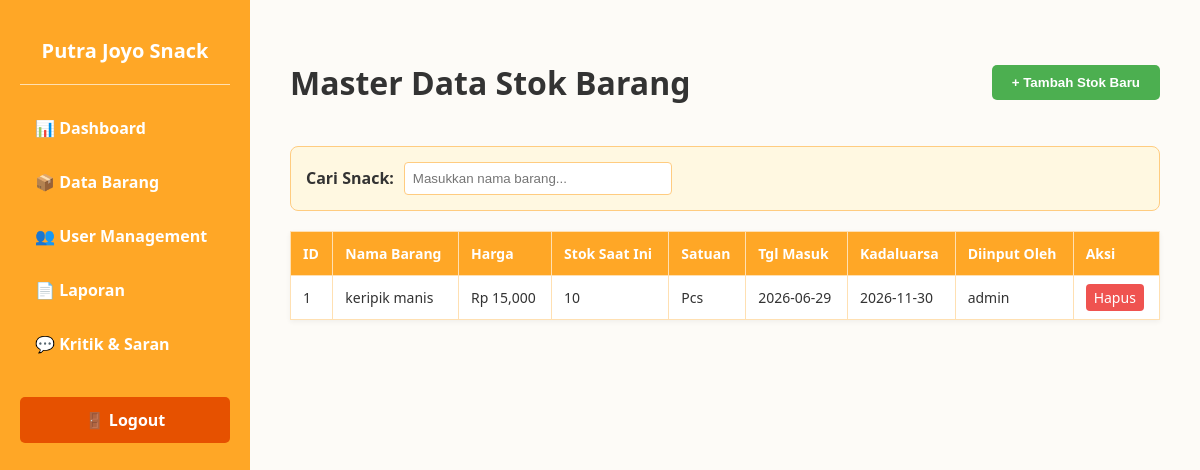
/admin/barang, run on an earlier commit of the app's database.
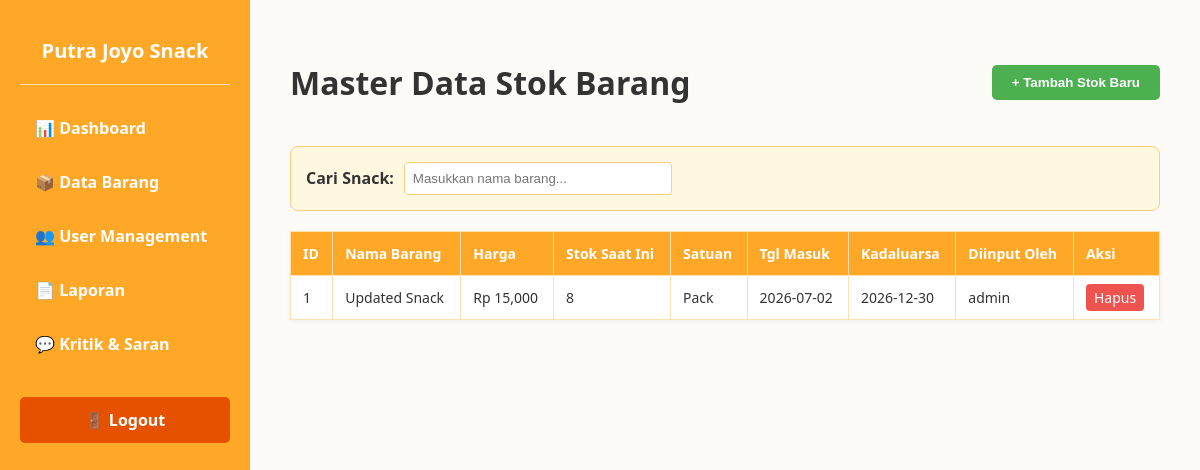
And on a later commit of the database.
### app.py (models this page shows)
class Barang(db.Model):
    id = db.Column(db.Integer, primary_key=True)
    nama_barang = db.Column(db.String(100), nullable=False)
    harga = db.Column(db.Integer, nullable=False)
    stok = db.Column(db.Integer, nullable=False)
    satuan = db.Column(db.String(20), nullable=False)
    tanggal_masuk = db.Column(db.String(20), nullable=False)
    tanggal_kadaluarsa = db.Column(db.String(20), nullable=False)
    id_admin_fk = db.Column(db.String(50), nullable=False)

### app.py (the view, shortened to what this page needs)
@app.route("/admin/barang", methods=["GET", "POST"])
def admin_barang():
    barang_list = Barang.query.order_by(Barang.id.desc()).all()
    return render_template("admin/barang.html", barang_list=barang_list)

### templates/admin/barang.html (shortened to what this page needs)
<!DOCTYPE html>
<html lang="id">
<head>
</head>
<body>
    <div class="sidebar">
        <h2>Putra Joyo Snack</h2>
        <hr style="border: 0; height: 1px; background: #FFE0B2; margin-bottom: 20px;">
        <a href="/admin/dashboard">📊 Dashboard</a>
        <a href="/admin/barang">📦 Data Barang</a>
        <a href="/admin/user">👥 User Management</a>
        <a href="/admin/laporan">📄 Laporan</a>
        <a href="/admin/kritik">💬 Kritik & Saran</a>
        <a class="logout-btn" href="/logout">🚪 Logout</a>
    </div>
    <div class="content">
        <div class="header-section">
            <h1>Master Data Stok Barang</h1>
            <button class="btn-add" onclick="bukaModal()">+ Tambah Stok Baru</button>
        </div>
        <div class="search-container">
            <label><strong>Cari Snack:</strong></label>
            <input type="text" placeholder="Masukkan nama barang...">
        </div>
        <table class="data-table">
            <thead>
                <tr>
                    <th>ID</th>
                    <th>Nama Barang</th>
                    <th>Harga</th>
                    <th>Stok Saat Ini</th>
                    <th>Satuan</th>
                    <th>Tgl Masuk</th>
                    <th>Kadaluarsa</th>
                    <th>Diinput Oleh</th>
                    <th>Aksi</th>
                </tr>
            </thead>
            <tbody>
                {% for barang in barang_list %}
                <tr>
                    <td>{{ barang.id }}</td>
                    <td>{{ barang.nama_barang }}</td>
                    <td>Rp {{ "{:,.0f}".format(barang.harga) }}</td>
                    <td>{{ barang.stok }}</td>
                    <td>{{ barang.satuan }}</td>
                    <td>{{ barang.tanggal_masuk }}</td>
                    <td>{{ barang.tanggal_kadaluarsa }}</td>
                    <td>{{ barang.id_admin_fk }}</td>
                    <td>
                        <a href="/admin/barang/hapus/{{ barang.id }}" style="background-color:#EF5350; color:white; border:none; padding:4px 8px; border-radius:4px; cursor:pointer; text-decoration:none;" onclick="return confirm('Hapus barang ini?')">Hapus</a>
                    </td>
                </tr>
                {% else %}
                <tr>
                    <td colspan="9" style="text-align:center; color:#777;">Belum ada data barang.</td>
                </tr>
                {% endfor %}
            </tbody>
        </table>
    </div>
</body>
</html>

### templates/admin/barang.html (style rules this page uses)
body { font-family: 'Segoe UI', Arial, sans-serif; margin: 0; display: flex; background-color: #FDFBF7; color: #333; }
.sidebar { width: 250px; background-color: #FFA726; height: 100vh; padding: 20px; box-sizing: border-box; color: white; position: fixed; }
.sidebar h2 { text-align: center; font-size: 20px; margin-bottom: 20px; }
.sidebar a { display: block; color: white; padding: 12px 15px; text-decoration: none; border-radius: 5px; margin-bottom: 8px; font-weight: bold; }
.sidebar .logout-btn { background-color: #E65100; margin-top: 30px; text-align: center; }
.content { margin-left: 250px; padding: 40px; width: calc(100% - 250px); box-sizing: border-box; }
.header-section { display: flex; justify-content: space-between; align-items: center; margin-bottom: 20px; }
.btn-add { background-color: #4CAF50; color: white; padding: 10px 20px; border: none; border-radius: 5px; font-weight: bold; cursor: pointer; }
.search-container { background-color: #FFF8E1; padding: 15px; border-radius: 8px; margin-bottom: 20px; border: 1px solid #FFCC80; display: flex; align-items: center; gap: 10px; }
.search-container input { padding: 8px; border: 1px solid #FFCC80; border-radius: 4px; width: 250px; }
.data-table { width: 100%; border-collapse: collapse; background: white; box-shadow: 0 2px 5px rgba(0,0,0,0.05); }
.data-table th, .data-table td { border: 1px solid #FFE0B2; padding: 12px; text-align: left; font-size: 14px; }
.data-table th { background-color: #FFA726; color: white; }

What changed in the data, as far as the page shows it:
changed Barang "admin": nama_barang "keripik manis" → "Updated Snack"; stok "10" → "8"; satuan "Pcs" → "Pack"; tanggal_masuk "2026-06-29" → "2026-07-02"; tanggal_kadaluarsa "2026-11-30" → "2026-12-30"
